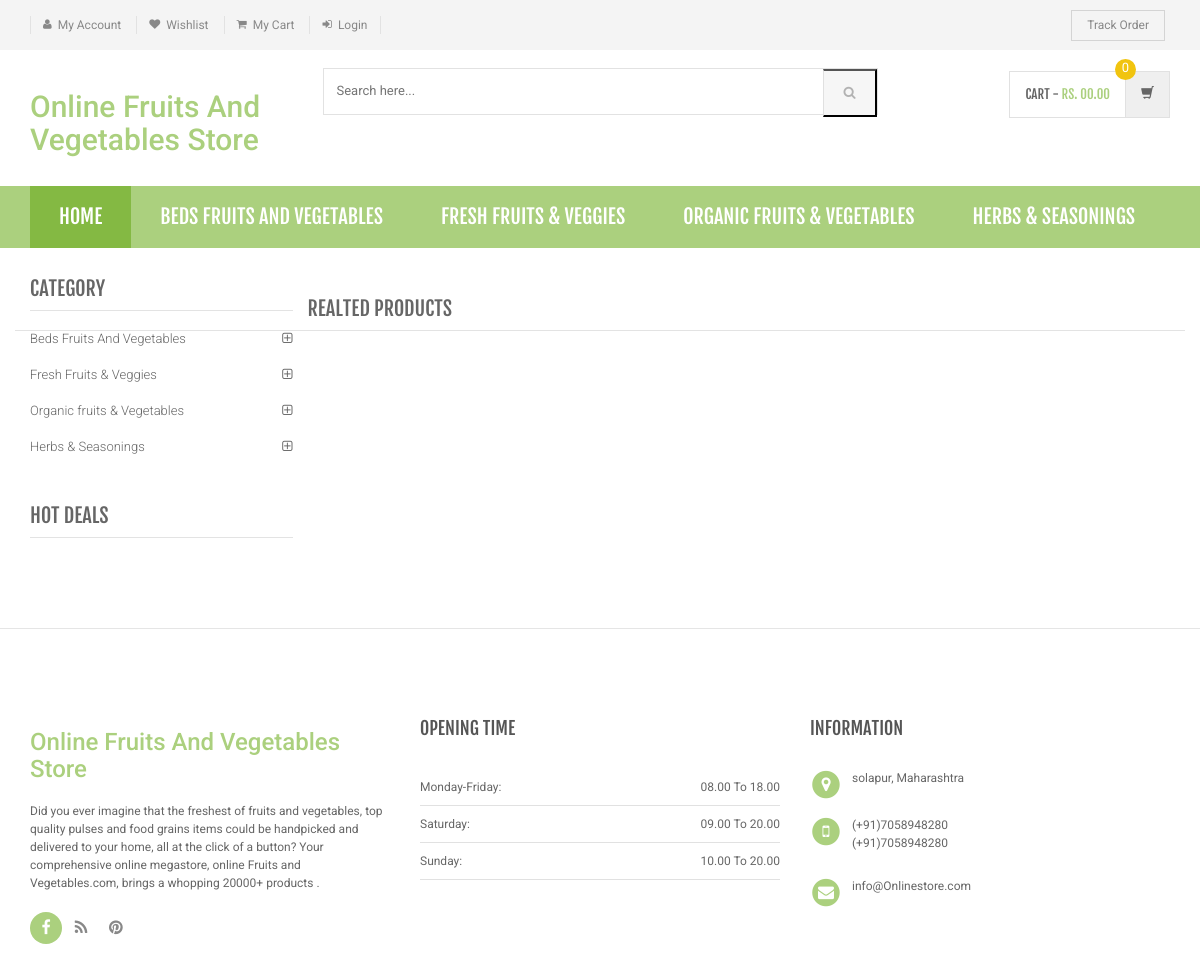
Page /shopping/product-details.php on the committed database.
### tables this page shows
CREATE TABLE `category` (
  `id` int(11) NOT NULL,
  `categoryName` varchar(255) DEFAULT NULL,
  `categoryDescription` longtext DEFAULT NULL,
  `creationDate` timestamp NOT NULL DEFAULT current_timestamp(),
  `updationDate` varchar(255) DEFAULT NULL
);

### shopping/product-details.php (the view, shortened to what this page needs)
<?php
include('includes/config.php');
?>
<!DOCTYPE html>
<html lang="en">
	<head>
	    <link rel="stylesheet" href="assets/css/bootstrap.min.css">
	    <link rel="stylesheet" href="assets/css/main.css">
	    <link rel="stylesheet" href="assets/css/green.css">
	    <link rel="stylesheet" href="assets/css/owl.carousel.css">
		<link rel="stylesheet" href="assets/css/owl.transitions.css">
		<link href="assets/css/lightbox.css" rel="stylesheet">
		<link rel="stylesheet" href="assets/css/animate.min.css">
		<link rel="stylesheet" href="assets/css/rateit.css">
		<link rel="stylesheet" href="assets/css/bootstrap-select.min.css">
		<link rel="stylesheet" href="assets/css/config.css">
		<link href="assets/css/green.css" rel="alternate stylesheet" title="Green color">
		<link href="assets/css/blue.css" rel="alternate stylesheet" title="Blue color">
		<link href="assets/css/red.css" rel="alternate stylesheet" title="Red color">
		<link href="assets/css/orange.css" rel="alternate stylesheet" title="Orange color">
		<link href="assets/css/dark-green.css" rel="alternate stylesheet" title="Darkgreen color">
		<link rel="stylesheet" href="assets/css/font-awesome.min.css">
	</head>
    <body class="cnt-home">
<header class="header-style-1">
<?php include('includes/top-header.php');?>
<?php include('includes/main-header.php');?>
<?php include('includes/menu-bar.php');?>
</header>
<div class="body-content outer-top-xs">
	<div class='container'>
		<div class='row single-product outer-bottom-sm '>
			<div class='col-md-3 sidebar'>
				<div class="sidebar-module-container">
<div class="sidebar-widget outer-bottom-xs wow fadeInUp">
	<h3 class="section-title">Category</h3>
	<div class="sidebar-widget-body m-t-10">
		<div class="accordion">
		            <?php $sql=mysqli_query($con,"select id,categoryName  from category");
while($row=mysqli_fetch_array($sql))
{
    ?>
	    	<div class="accordion-group">
	            <div class="accordion-heading">
	                <a href="category.php?cid=<?php echo $row['id'];?>"  class="accordion-toggle collapsed">
	                   <?php echo $row['categoryName'];?>
	                </a>
	            </div>
	        </div>
	        <?php } ?>
	    </div>
	</div>
</div>
<div class="sidebar-widget hot-deals wow fadeInUp">
	<h3 class="section-title">hot deals</h3>
</div>
				</div>
			</div>
<section class="section featured-product wow fadeInUp">
	<h3 class="section-title">Realted Products </h3>
</section>
			</div>
		</div>
</div>
<?php include('includes/footer.php');?>
</body>
</html>

### shopping/includes/menu-bar.php (shortened to what this page needs)
<div class="header-nav animate-dropdown">
    <div class="container">
        <div class="yamm navbar navbar-default" role="navigation">
            <div class="nav-bg-class">
                <div class="navbar-collapse collapse" id="mc-horizontal-menu-collapse">
	<div class="nav-outer">
		<ul class="nav navbar-nav">
			<li class="active dropdown yamm-fw">
				<a href="index.php" data-hover="dropdown" class="dropdown-toggle">Home</a>
			</li>
              <?php $sql=mysqli_query($con,"select id,categoryName  from category limit 6");
while($row=mysqli_fetch_array($sql))
{
    ?>
			<li class="dropdown yamm">
				<a href="category.php?cid=<?php echo $row['id'];?>"> <?php echo $row['categoryName'];?></a>
			</li>
			<?php } ?>
		</ul>
		<div class="clearfix"></div>
	</div>
</div>
            </div>
        </div>
    </div>
</div>

### shopping/assets/css/green.css (style rules this page uses)
a { color: #abd07e; }
.header-style-1 .header-nav { background: #abd07e; }
.cnt-home .header-style-1 .header-nav .navbar .navbar-nav > li.active { background: #84b943; }
.sidebar .sidebar-module-container .sidebar-widget .sidebar-widget-body .accordion .accordion-group .accordion-heading .accordion-toggle, .sidebar .sidebar-module-container .sidebar-widget .sidebar-widget-body .accordion .accordion-group .accordion-heading .accordion-toggle:hover, .sidebar .sidebar-module-container .sidebar-widget .sidebar-widget-body .accordion .accordion-group .accordion-heading .accordion-toggle:focus, .sidebar .sidebar-module-container .sidebar-widget .sidebar-widget-body .accordion .accordion-group .accordion-heading .accordion-toggle:after { color: #abd07e; }

### shopping/assets/css/lightbox.css (style rules this page uses)
body:after { content: url(../images/close.png) url(../images/loading.gif) url(../images/prev.png) url(../images/next.png); display: none; }

### shopping/assets/css/blue.css (style rules this page uses)
a { color: #3498db; }
.header-style-1 .header-nav { background: #3498db; }
.cnt-home .header-style-1 .header-nav .navbar .navbar-nav > li.active { background: #1d6ca1; }
.sidebar .sidebar-module-container .sidebar-widget .sidebar-widget-body .accordion .accordion-group .accordion-heading .accordion-toggle, .sidebar .sidebar-module-container .sidebar-widget .sidebar-widget-body .accordion .accordion-group .accordion-heading .accordion-toggle:hover, .sidebar .sidebar-module-container .sidebar-widget .sidebar-widget-body .accordion .accordion-group .accordion-heading .accordion-toggle:focus, .sidebar .sidebar-module-container .sidebar-widget .sidebar-widget-body .accordion .accordion-group .accordion-heading .accordion-toggle:after { color: #3498db; }

### shopping/assets/css/red.css (style rules this page uses)
a { color: #ff6c6c; }
.header-style-1 .header-nav { background: #ff6c6c; }
.cnt-home .header-style-1 .header-nav .navbar .navbar-nav > li.active { background: #ff1a1a; }
.sidebar .sidebar-module-container .sidebar-widget .sidebar-widget-body .accordion .accordion-group .accordion-heading .accordion-toggle, .sidebar .sidebar-module-container .sidebar-widget .sidebar-widget-body .accordion .accordion-group .accordion-heading .accordion-toggle:hover, .sidebar .sidebar-module-container .sidebar-widget .sidebar-widget-body .accordion .accordion-group .accordion-heading .accordion-toggle:focus, .sidebar .sidebar-module-container .sidebar-widget .sidebar-widget-body .accordion .accordion-group .accordion-heading .accordion-toggle:after { color: #ff6c6c; }

### shopping/assets/css/orange.css (style rules this page uses)
a { color: #f39c12; }
.header-style-1 .header-nav { background: #f39c12; }
.cnt-home .header-style-1 .header-nav .navbar .navbar-nav > li.active { background: #ab6c09; }
.sidebar .sidebar-module-container .sidebar-widget .sidebar-widget-body .accordion .accordion-group .accordion-heading .accordion-toggle, .sidebar .sidebar-module-container .sidebar-widget .sidebar-widget-body .accordion .accordion-group .accordion-heading .accordion-toggle:hover, .sidebar .sidebar-module-container .sidebar-widget .sidebar-widget-body .accordion .accordion-group .accordion-heading .accordion-toggle:focus, .sidebar .sidebar-module-container .sidebar-widget .sidebar-widget-body .accordion .accordion-group .accordion-heading .accordion-toggle:after { color: #f39c12; }

### shopping/assets/css/dark-green.css (style rules this page uses)
a { color: #12cca7; }
.header-style-1 .header-nav { background: #12cca7; }
.cnt-home .header-style-1 .header-nav .navbar .navbar-nav > li.active { background: #0b816a; }
.sidebar .sidebar-module-container .sidebar-widget .sidebar-widget-body .accordion .accordion-group .accordion-heading .accordion-toggle, .sidebar .sidebar-module-container .sidebar-widget .sidebar-widget-body .accordion .accordion-group .accordion-heading .accordion-toggle:hover, .sidebar .sidebar-module-container .sidebar-widget .sidebar-widget-body .accordion .accordion-group .accordion-heading .accordion-toggle:focus, .sidebar .sidebar-module-container .sidebar-widget .sidebar-widget-body .accordion .accordion-group .accordion-heading .accordion-toggle:after { color: #12cca7; }

### rows in the picture
category: categoryName "BEDS FRUITS AND VEGETABLES", categoryName "Beds Fruits And Vegetables"
category: categoryName "FRESH FRUITS & VEGGIES", categoryName "Fresh Fruits & Veggies"
category: categoryName "ORGANIC FRUITS & VEGETABLES", categoryName "Organic fruits & Vegetables"
category: categoryName "HERBS & SEASONINGS", categoryName "Herbs & Seasonings"
